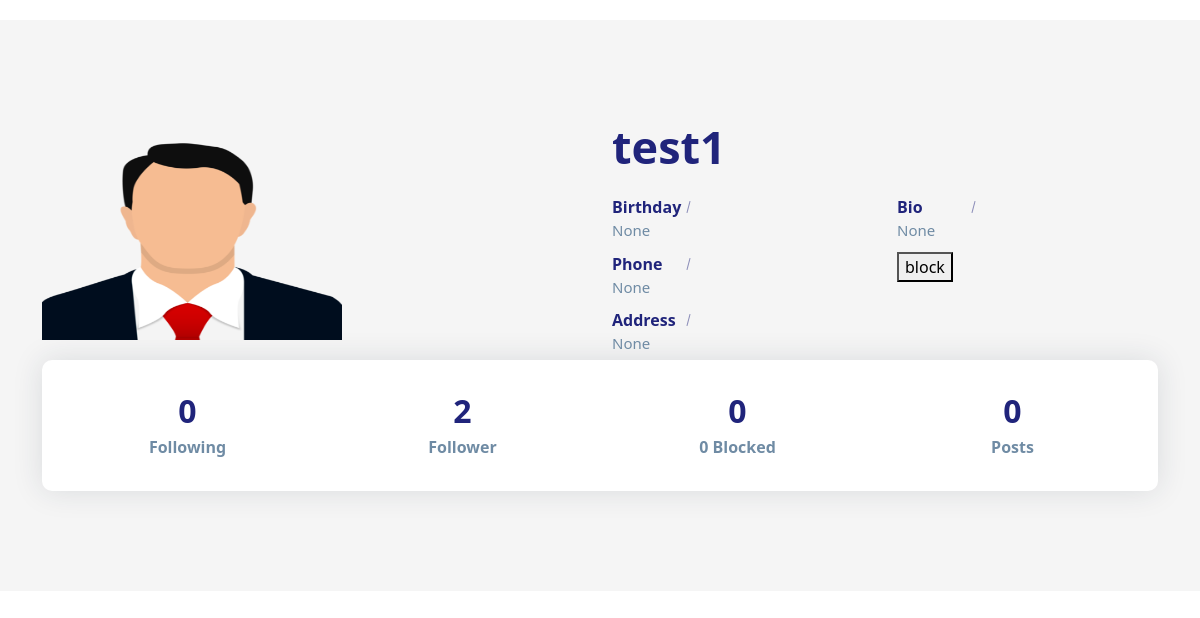
The app's page /profiles/4 (signed in) with its own data.
### socialapp/models.py (models this page shows)
class UserProfile(models.Model):
    user=models.OneToOneField(User,on_delete=models.CASCADE,related_name="profile",null=True)
    address=models.CharField(max_length=200,null=True)
    phone=models.CharField(max_length=200,null=True)
    profile_pic=models.ImageField(upload_to="profilepics",null=True,blank=True)#null is for data base and blank is for form so that it will not be included in form
    dob=models.DateField(null=True)
    bio=models.CharField(max_length=200,null=True)
    following=models.ManyToManyField("self",related_name="followed_by",symmetrical=False,null=True)#there is no need of someone to follow back
    block=models.ManyToManyField("self",related_name="blocked", symmetrical=False,null=True)
    def __str__(self):
        return self.user.username #we are goimg from userprofile to usermodel ie to print the profile name

### socialapp/views.py (the view)
# urls.py: path("profiles/<int:pk>",views.ProfileDetailView.as_view(),name="profile-detail"),
@method_decorator(decs,name="dispatch")
class ProfileDetailView(DetailView):
    template_name="profile_detail.html"
    model=UserProfile
    context_object_name="data"

### socialapp/templates/profile_detail.html (shortened to what this page needs)
<!DOCTYPE html>
{%load static%}
<html lang="en">
  <head>
    <link
      href="https://cdn.jsdelivr.net/npm/bootstrap@5.3.2/dist/css/bootstrap.min.css"
      rel="stylesheet"
    />
    <link rel="stylesheet" href="{%static 'socialapp/css/profile.css' %}" />
  </head>
  <body>
    <section class="section about-section gray-bg" id="about">
      <div class="container">
        <div class="row align-items-center flex-row-reverse">
          <div class="col-lg-6">
            <div class="about-text go-to">
              <h3 class="dark-color">{{data}}</h3>
              <div class="row about-list">
                <div class="col-md-6">
                  <div class="media">
                    <label>Birthday</label>
                    <p>{{data.dob}}</p>
                  </div>
                  <div class="media">
                    <label>Phone</label>
                    <p>{{data.phone}}</p>
                  </div>
                  <div class="media">
                    <label>Address</label>
                    <p>{{data.address}}</p>
                  </div>
                </div>
                <div class="col-md-6">
                  <div class="media">
                    <label>Bio</label>
                    <p>{{data.bio}}</p>
                  </div>
                  {%if request.user != data.user%}
                  <div class="media">
                    <form action="{%url 'block' data.id%}" method="post">
                       {%if data in request.user.profile.block.all%}
                      <button type="submit" name="action" value="unblock">
                        unblock
                      </button>
                      {%else%}
                      <button type="submit" name="action" value="block">
                        block
                      </button>
                      {%endif%}
                    </form>
                  </div>
                  {%endif%}
                </div>
              </div>
            </div>
          </div>
          <div class="col-lg-6">
            <div class="about-avatar">
              {%if data.profile_pic%}
              <img
                src="{{data.profile_pic.url}}"
                title=""
                alt=""
                height="200px"
                width="300px"
              />
              {%else%}
              <img
                src="{%static 'socialapp/images/profilepic.png' %}"
                title=""
                alt=""
                height="200px"
                width="300px"
              />
              {%endif%}
            </div>
          </div>
        </div>
        <div class="counter">
          <div class="row">
            <div class="col-6 col-lg-3">
              <div class="count-data text-center">
                <h6 class="count h2" data-to="500" data-speed="500">
                  {{data.following.count}}
                </h6>
                <p class="m-0px font-w-600">Following</p>
              </div>
            </div>
            <div class="col-6 col-lg-3">
              <div class="count-data text-center">
                <h6 class="count h2" data-to="150" data-speed="150">
                  {{data.followed_by.count}}
                </h6>
                <p class="m-0px font-w-600">Follower</p>
              </div>
            </div>
            <div class="col-6 col-lg-3">
              <div class="count-data text-center">
                <h6 class="count h2" data-to="850" data-speed="850">
                  {{data.block.count}}
                </h6>
                <p class="m-0px font-w-600"> {{data.blocked.count}} Blocked</p>
              </div>
            </div>
            <div class="col-6 col-lg-3">
              <div class="count-data text-center">
                <h6 class="count h2" data-to="190" data-speed="190">
                  {{data.user.userpost.all.count}}
                </h6>
                <p class="m-0px font-w-600">Posts</p>
              </div>
            </div>
          </div>
        </div>
      </div>
    </section>
  </body>
</html>

### socialapp/static/socialapp/css/profile.css (style rules this page uses)
body { color: #6F8BA4; margin-top:20px; }
.section { padding: 100px 0; position: relative; }
.gray-bg { background-color: #f5f5f5; }
img { max-width: 100%; }
img { vertical-align: middle; border-style: none; }
.about-text h3 { font-size: 45px; font-weight: 700; margin: 0 0 6px; }
.about-text p { font-size: 18px; max-width: 450px; }
.about-list { padding-top: 10px; }
.about-list .media { padding: 5px 0; }
.about-list label { color: #20247b; font-weight: 600; width: 88px; margin: 0; position: relative; }
.about-list label:after { content: ""; position: absolute; top: 0; bottom: 0; right: 11px; width: 1px; height: 12px; background: #20247b; -moz-transform: rotate(15deg); -o-transform: rotate(15deg); -ms-transform: rotate(15deg); -webkit-transform: rotate(15deg); transform: rotate(15deg); margin: auto; opacity: 0.5; }
.about-list p { margin: 0; font-size: 15px; }
.about-section .counter { padding: 22px 20px; background: #ffffff; border-radius: 10px; box-shadow: 0 0 30px rgba(31, 45, 61, 0.125); }
.about-section .counter .count-data { margin-top: 10px; margin-bottom: 10px; }
.about-section .counter .count { font-weight: 700; color: #20247b; margin: 0 0 5px; }
.about-section .counter p { font-weight: 600; margin: 0; }
.dark-color { color: #20247b; }

### records on screen
UserProfile: user.username "test1", dob "None", phone "None", address "None", bio "None", following.count "0", followed_by.count "2", block.count "0", blocked.count "0", user.userpost.all.count "0"
